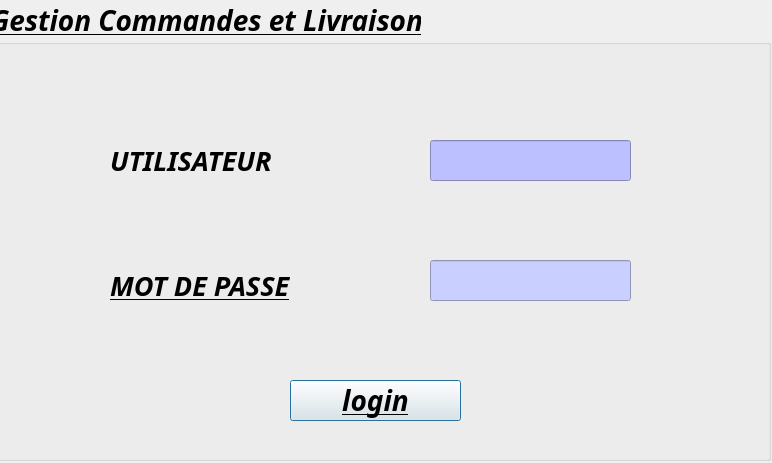
<?xml version="1.0" encoding="UTF-8"?>
<ui version="4.0">
 <class>Dialog</class>
 <widget class="QDialog" name="Dialog">
  <property name="geometry">
   <rect>
    <x>0</x>
    <y>0</y>
    <width>772</width>
    <height>463</height>
   </rect>
  </property>
  <property name="windowTitle">
   <string>Dialog</string>
  </property>
  <widget class="QGroupBox" name="groupBox_2">
   <property name="enabled">
    <bool>true</bool>
   </property>
   <property name="geometry">
    <rect>
     <x>-10</x>
     <y>0</y>
     <width>781</width>
     <height>461</height>
    </rect>
   </property>
   <property name="palette">
    <palette>
     <active/>
     <inactive/>
     <disabled/>
    </palette>
   </property>
   <property name="font">
    <font>
     <family>Lucida Calligraphy</family>
     <pointsize>21</pointsize>
     <weight>75</weight>
     <italic>true</italic>
     <bold>true</bold>
     <underline>true</underline>
    </font>
   </property>
   <property name="toolTip">
    <string>&lt;html&gt;&lt;head/&gt;&lt;body&gt;&lt;p&gt;0&lt;/p&gt;&lt;/body&gt;&lt;/html&gt;</string>
   </property>
   <property name="autoFillBackground">
    <bool>false</bool>
   </property>
   <property name="styleSheet">
    <string notr="true">background-image url(:/resources/resources/suppcongback.jpg)
color: rgb(130, 0, 98);
</string>
   </property>
   <property name="title">
    <string>Gestion Commandes et Livraison</string>
   </property>
   <property name="flat">
    <bool>false</bool>
   </property>
   <property name="checkable">
    <bool>false</bool>
   </property>
   <widget class="QLabel" name="label_17">
    <property name="geometry">
     <rect>
      <x>120</x>
      <y>150</y>
      <width>171</width>
      <height>21</height>
     </rect>
    </property>
    <property name="palette">
     <palette>
      <active/>
      <inactive/>
      <disabled/>
     </palette>
    </property>
    <property name="font">
     <font>
      <family>Lucida Calligraphy</family>
      <pointsize>20</pointsize>
     </font>
    </property>
    <property name="toolTip">
     <string>&lt;!DOCTYPE HTML PUBLIC &quot;-//W3C//DTD HTML 4.0//EN&quot; &quot;http://www.w3.org/TR/REC-html40/strict.dtd&quot;&gt;
&lt;html&gt;&lt;head&gt;&lt;meta name=&quot;qrichtext&quot; content=&quot;1&quot; /&gt;&lt;style type=&quot;text/css&quot;&gt;
p, li { white-space: pre-wrap; }
&lt;/style&gt;&lt;/head&gt;&lt;body style=&quot; font-family:'Lucida Calligraphy'; font-size:20pt; font-weight:400; font-style:normal;&quot;&gt;
&lt;p style=&quot; margin-top:0px; margin-bottom:0px; margin-left:0px; margin-right:0px; -qt-block-indent:0; text-indent:0px;&quot;&gt;&lt;span style=&quot; font-weight:600; font-style:italic; color:#00ffff;&quot;&gt;Utilisateur&lt;/span&gt;&lt;/p&gt;&lt;/body&gt;&lt;/html&gt;</string>
    </property>
    <property name="autoFillBackground">
     <bool>false</bool>
    </property>
    <property name="text">
     <string>UTILISATEUR</string>
    </property>
   </widget>
   <widget class="QLabel" name="label_20">
    <property name="geometry">
     <rect>
      <x>120</x>
      <y>270</y>
      <width>191</width>
      <height>31</height>
     </rect>
    </property>
    <property name="palette">
     <palette>
      <active/>
      <inactive/>
      <disabled/>
     </palette>
    </property>
    <property name="font">
     <font>
      <family>Lucida Calligraphy</family>
      <pointsize>20</pointsize>
     </font>
    </property>
    <property name="text">
     <string>MOT DE PASSE</string>
    </property>
   </widget>
   <widget class="QLineEdit" name="username">
    <property name="geometry">
     <rect>
      <x>440</x>
      <y>140</y>
      <width>201</width>
      <height>41</height>
     </rect>
    </property>
    <property name="palette">
     <palette>
      <active>
       <colorrole role="Button">
        <brush brushstyle="SolidPattern">
         <color alpha="255">
          <red>189</red>
          <green>192</green>
          <blue>255</blue>
         </color>
        </brush>
       </colorrole>
       <colorrole role="Base">
        <brush brushstyle="SolidPattern">
         <color alpha="255">
          <red>189</red>
          <green>192</green>
          <blue>255</blue>
         </color>
        </brush>
       </colorrole>
       <colorrole role="Window">
        <brush brushstyle="SolidPattern">
         <color alpha="255">
          <red>189</red>
          <green>192</green>
          <blue>255</blue>
         </color>
        </brush>
       </colorrole>
      </active>
      <inactive>
       <colorrole role="Button">
        <brush brushstyle="SolidPattern">
         <color alpha="255">
          <red>189</red>
          <green>192</green>
          <blue>255</blue>
         </color>
        </brush>
       </colorrole>
       <colorrole role="Base">
        <brush brushstyle="SolidPattern">
         <color alpha="255">
          <red>189</red>
          <green>192</green>
          <blue>255</blue>
         </color>
        </brush>
       </colorrole>
       <colorrole role="Window">
        <brush brushstyle="SolidPattern">
         <color alpha="255">
          <red>189</red>
          <green>192</green>
          <blue>255</blue>
         </color>
        </brush>
       </colorrole>
      </inactive>
      <disabled>
       <colorrole role="Button">
        <brush brushstyle="SolidPattern">
         <color alpha="255">
          <red>189</red>
          <green>192</green>
          <blue>255</blue>
         </color>
        </brush>
       </colorrole>
       <colorrole role="Base">
        <brush brushstyle="SolidPattern">
         <color alpha="255">
          <red>189</red>
          <green>192</green>
          <blue>255</blue>
         </color>
        </brush>
       </colorrole>
       <colorrole role="Window">
        <brush brushstyle="SolidPattern">
         <color alpha="255">
          <red>189</red>
          <green>192</green>
          <blue>255</blue>
         </color>
        </brush>
       </colorrole>
      </disabled>
     </palette>
    </property>
    <property name="styleSheet">
     <string notr="true">background-color :rgb(189, 192, 255)</string>
    </property>
   </widget>
   <widget class="QLineEdit" name="password">
    <property name="geometry">
     <rect>
      <x>440</x>
      <y>260</y>
      <width>201</width>
      <height>41</height>
     </rect>
    </property>
    <property name="styleSheet">
     <string notr="true">background-color :rgb(201, 208, 255)</string>
    </property>
   </widget>
   <widget class="QPushButton" name="login">
    <property name="geometry">
     <rect>
      <x>300</x>
      <y>380</y>
      <width>171</width>
      <height>41</height>
     </rect>
    </property>
    <property name="palette">
     <palette>
      <active/>
      <inactive/>
      <disabled/>
     </palette>
    </property>
    <property name="font">
     <font>
      <family>Lucida Calligraphy</family>
      <pointsize>21</pointsize>
      <weight>75</weight>
      <bold>true</bold>
     </font>
    </property>
    <property name="styleSheet">
     <string notr="true">background-image :url(:/82694573-sweet-pastel-colors-macarons-and-cake-crumbs-on-sticks.jpg)</string>
    </property>
    <property name="text">
     <string>login</string>
    </property>
   </widget>
   <widget class="QLabel" name="label">
    <property name="geometry">
     <rect>
      <x>-420</x>
      <y>40</y>
      <width>1281</width>
      <height>461</height>
     </rect>
    </property>
    <property name="palette">
     <palette>
      <active/>
      <inactive/>
      <disabled/>
     </palette>
    </property>
    <property name="styleSheet">
     <string notr="true">background-image:url(:/1484065617_22184.jpg)</string>
    </property>
    <property name="text">
     <string/>
    </property>
   </widget>
   <widget class="QLabel" name="label_2">
    <property name="geometry">
     <rect>
      <x>670</x>
      <y>90</y>
      <width>47</width>
      <height>13</height>
     </rect>
    </property>
    <property name="text">
     <string/>
    </property>
   </widget>
   <zorder>label</zorder>
   <zorder>label_17</zorder>
   <zorder>label_20</zorder>
   <zorder>username</zorder>
   <zorder>password</zorder>
   <zorder>login</zorder>
   <zorder>label_2</zorder>
  </widget>
 </widget>
 <resources/>
 <connections/>
</ui>
